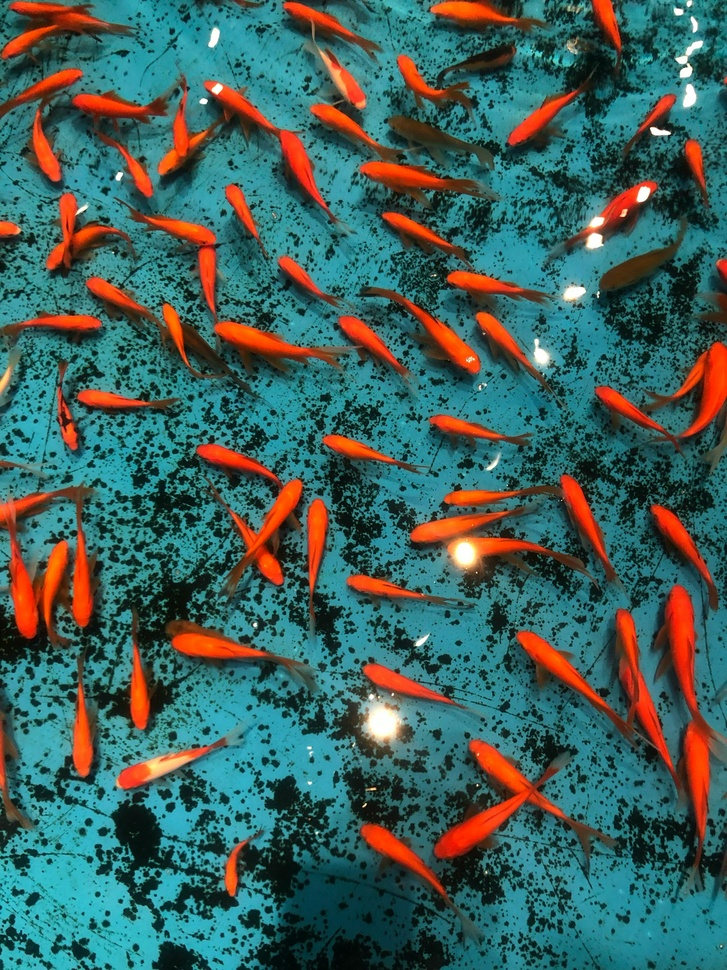
#> input picture 07_third_party_library/fish.jpg, 727 x 970 px, shrunk from 3024 x 4032 before the run
$ python main.py
#> lines starting #> are read from the running program, lines starting #| are printed output that depends on the picture
from PIL import Image

def convert_to_grayscale(input_path, output_path):
#> called with input_path = 'fish.jpg', output_path = 'output.jpg'
    try:
        # Open image
        image = Image.open(input_path)
#> image is the input picture: PIL image 727x970 RGB; mean R, G, B 63, 96.9, 92.6

        # Convert to grayscale
        grayscale = image.convert("L")
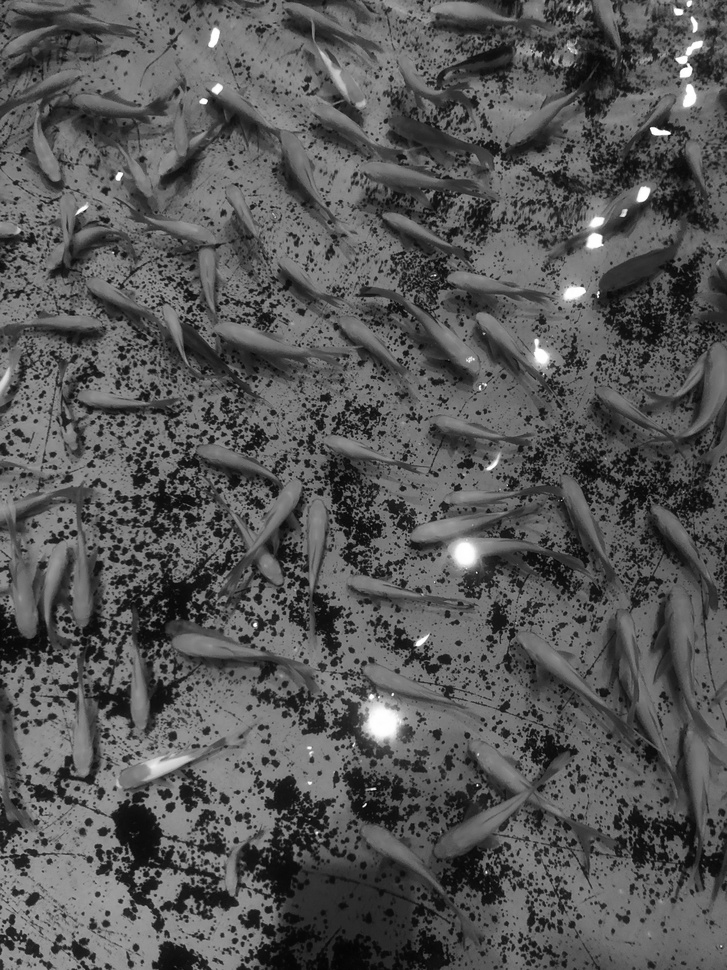
#> grayscale: PIL image 727x970 L; min 3, max 255, mean 86.3

        # Save new image
        grayscale.save(output_path)
        print(f"Grayscale image saved as '{output_path}'.")

    except FileNotFoundError:
        print(f"Error: '{input_path}' not found.")
    except Exception as e:
        print(f"Unexpected error: {e}")

if __name__ == "__main__":
    convert_to_grayscale("fish.jpg", "output.jpg")
